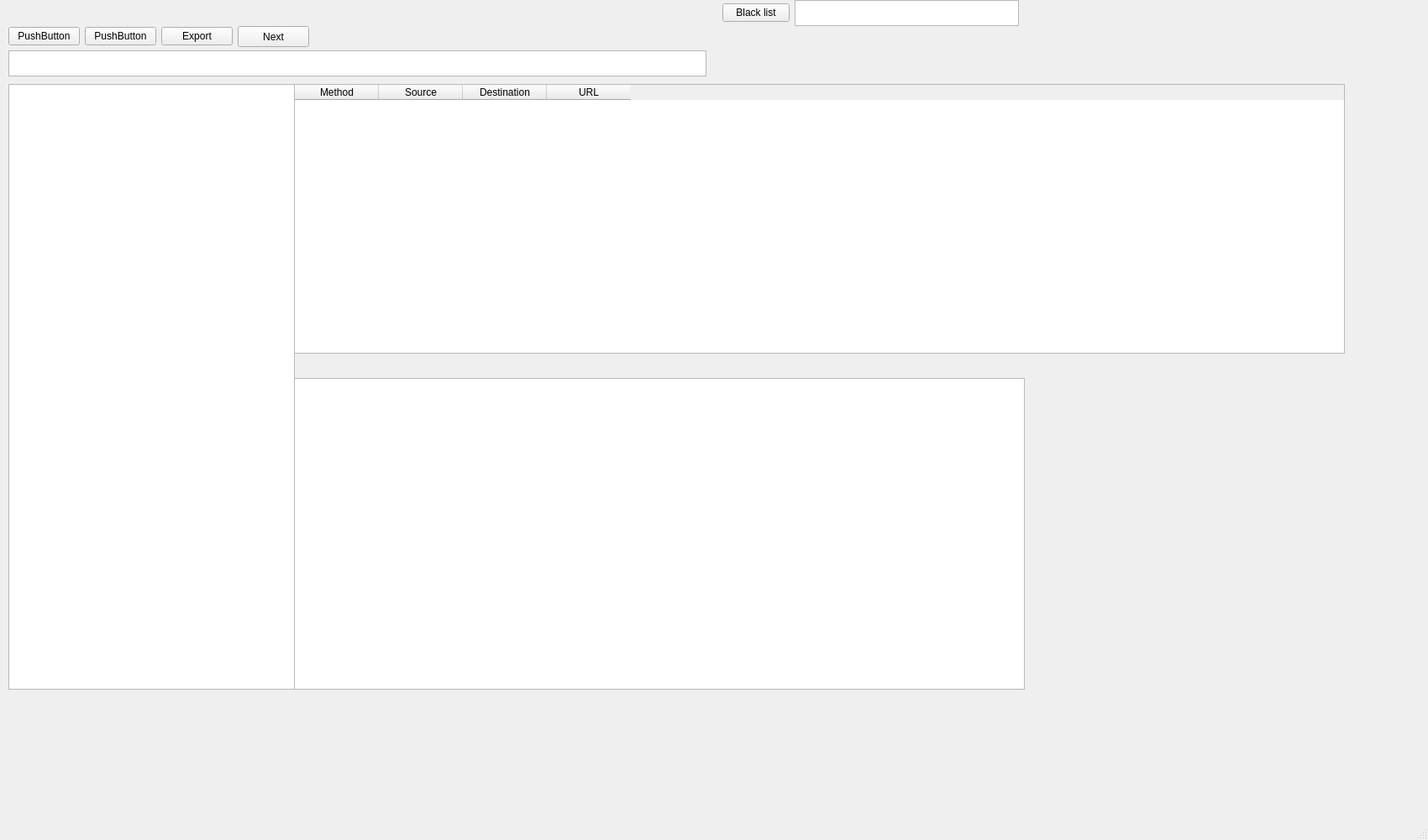
<?xml version="1.0" encoding="UTF-8"?>
<ui version="4.0">
 <class>MainWindow</class>
 <widget class="QMainWindow" name="MainWindow">
  <property name="geometry">
   <rect>
    <x>0</x>
    <y>0</y>
    <width>1700</width>
    <height>1000</height>
   </rect>
  </property>
  <property name="windowTitle">
   <string>MainWindow</string>
  </property>
  <widget class="QWidget" name="centralwidget">
   <widget class="QLabel" name="labelPort">
    <property name="geometry">
     <rect>
      <x>10</x>
      <y>0</y>
      <width>771</width>
      <height>20</height>
     </rect>
    </property>
    <property name="text">
     <string/>
    </property>
   </widget>
   <widget class="QWidget" name="verticalLayoutWidget">
    <property name="geometry">
     <rect>
      <x>349</x>
      <y>450</y>
      <width>1871</width>
      <height>371</height>
     </rect>
    </property>
    <layout class="QVBoxLayout" name="verticalLayout">
     <property name="leftMargin">
      <number>0</number>
     </property>
     <property name="rightMargin">
      <number>1000</number>
     </property>
     <item>
      <widget class="QTextEdit" name="textEditReqResp">
       <property name="enabled">
        <bool>true</bool>
       </property>
      </widget>
     </item>
    </layout>
   </widget>
   <widget class="QWidget" name="horizontalLayoutWidget">
    <property name="geometry">
     <rect>
      <x>350</x>
      <y>419</y>
      <width>1251</width>
      <height>31</height>
     </rect>
    </property>
    <layout class="QHBoxLayout" name="horizontalLayout"/>
   </widget>
   <widget class="QTableWidget" name="tableWidgetDetails">
    <property name="geometry">
     <rect>
      <x>350</x>
      <y>100</y>
      <width>1251</width>
      <height>321</height>
     </rect>
    </property>
    <column>
     <property name="text">
      <string>Method</string>
     </property>
    </column>
    <column>
     <property name="text">
      <string>Source</string>
     </property>
    </column>
    <column>
     <property name="text">
      <string>Destination</string>
     </property>
    </column>
    <column>
     <property name="text">
      <string>URL</string>
     </property>
    </column>
   </widget>
   <widget class="QTableWidget" name="tableWidgetHosts">
    <property name="geometry">
     <rect>
      <x>10</x>
      <y>100</y>
      <width>341</width>
      <height>721</height>
     </rect>
    </property>
   </widget>
   <widget class="QTextEdit" name="textEditFilter">
    <property name="geometry">
     <rect>
      <x>10</x>
      <y>60</y>
      <width>831</width>
      <height>31</height>
     </rect>
    </property>
   </widget>
   <widget class="QWidget" name="layoutWidget">
    <property name="geometry">
     <rect>
      <x>10</x>
      <y>30</y>
      <width>358</width>
      <height>27</height>
     </rect>
    </property>
    <layout class="QHBoxLayout" name="horizontalLayout_2">
     <item>
      <widget class="QPushButton" name="btnStartStop">
       <property name="text">
        <string>PushButton</string>
       </property>
      </widget>
     </item>
     <item>
      <widget class="QPushButton" name="btnIntercept">
       <property name="text">
        <string>PushButton</string>
       </property>
      </widget>
     </item>
     <item>
      <widget class="QPushButton" name="btnExport">
       <property name="text">
        <string>Export</string>
       </property>
      </widget>
     </item>
     <item>
      <widget class="QPushButton" name="btnNext">
       <property name="minimumSize">
        <size>
         <width>0</width>
         <height>25</height>
        </size>
       </property>
       <property name="text">
        <string>Next</string>
       </property>
      </widget>
     </item>
    </layout>
   </widget>
   <widget class="QWidget" name="">
    <property name="geometry">
     <rect>
      <x>860</x>
      <y>0</y>
      <width>353</width>
      <height>31</height>
     </rect>
    </property>
    <layout class="QHBoxLayout" name="horizontalLayout_3">
     <item>
      <widget class="QPushButton" name="pushButton">
       <property name="text">
        <string>Black list</string>
       </property>
      </widget>
     </item>
     <item>
      <widget class="QTextEdit" name="IpAdress"/>
     </item>
    </layout>
   </widget>
  </widget>
  <widget class="QMenuBar" name="menubar">
   <property name="geometry">
    <rect>
     <x>0</x>
     <y>0</y>
     <width>1700</width>
     <height>22</height>
    </rect>
   </property>
  </widget>
  <widget class="QStatusBar" name="statusbar"/>
 </widget>
 <resources/>
 <connections/>
</ui>
